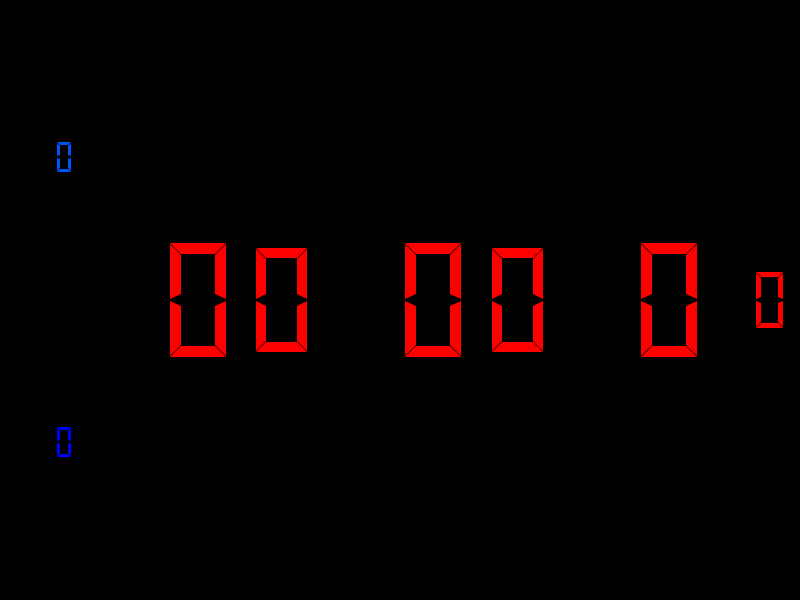
<?xml version="1.0" encoding="UTF-8"?>
<ui version="4.0">
 <class>FullSrceenWatch</class>
 <widget class="QMainWindow" name="FullSrceenWatch">
  <property name="geometry">
   <rect>
    <x>0</x>
    <y>0</y>
    <width>800</width>
    <height>600</height>
   </rect>
  </property>
  <property name="focusPolicy">
   <enum>Qt::StrongFocus</enum>
  </property>
  <property name="windowTitle">
   <string>MainWindow</string>
  </property>
  <property name="styleSheet">
   <string notr="true">color: rgb(0, 0, 0);</string>
  </property>
  <widget class="QWidget" name="centralwidget">
   <property name="focusPolicy">
    <enum>Qt::NoFocus</enum>
   </property>
   <property name="styleSheet">
    <string notr="true">background-color: rgb(0, 0, 0);</string>
   </property>
   <layout class="QHBoxLayout" name="horizontalLayout" stretch="1,2,1,2,1,2,1">
    <item>
     <widget class="QWidget" name="dayYearWidget" native="true">
      <property name="styleSheet">
       <string notr="true">color: rgb(0, 85, 255);</string>
      </property>
      <layout class="QVBoxLayout" name="verticalLayout">
       <item>
        <widget class="QLCDNumber" name="yearLcd">
         <property name="autoFillBackground">
          <bool>false</bool>
         </property>
         <property name="styleSheet">
          <string notr="true">color: rgb(0, 85, 255)</string>
         </property>
         <property name="frameShadow">
          <enum>QFrame::Raised</enum>
         </property>
         <property name="digitCount">
          <number>3</number>
         </property>
         <property name="segmentStyle">
          <enum>QLCDNumber::Flat</enum>
         </property>
        </widget>
       </item>
       <item>
        <widget class="QLCDNumber" name="dayLcd">
         <property name="autoFillBackground">
          <bool>false</bool>
         </property>
         <property name="styleSheet">
          <string notr="true">color: rgb(0, 0, 255);</string>
         </property>
         <property name="digitCount">
          <number>3</number>
         </property>
         <property name="segmentStyle">
          <enum>QLCDNumber::Flat</enum>
         </property>
        </widget>
       </item>
      </layout>
     </widget>
    </item>
    <item>
     <widget class="QLCDNumber" name="hourLcd">
      <property name="minimumSize">
       <size>
        <width>21</width>
        <height>161</height>
       </size>
      </property>
      <property name="contextMenuPolicy">
       <enum>Qt::NoContextMenu</enum>
      </property>
      <property name="styleSheet">
       <string notr="true">color: rgb(255, 0, 0);
font: 36pt &quot;04b_21&quot;;
</string>
      </property>
      <property name="frameShape">
       <enum>QFrame::NoFrame</enum>
      </property>
      <property name="frameShadow">
       <enum>QFrame::Sunken</enum>
      </property>
      <property name="lineWidth">
       <number>6</number>
      </property>
      <property name="digitCount">
       <number>2</number>
      </property>
      <property name="segmentStyle">
       <enum>QLCDNumber::Flat</enum>
      </property>
     </widget>
    </item>
    <item>
     <widget class="QLCDNumber" name="colonLcd1">
      <property name="minimumSize">
       <size>
        <width>21</width>
        <height>161</height>
       </size>
      </property>
      <property name="font">
       <font>
        <weight>75</weight>
        <italic>true</italic>
        <bold>true</bold>
        <underline>false</underline>
        <kerning>true</kerning>
       </font>
      </property>
      <property name="contextMenuPolicy">
       <enum>Qt::NoContextMenu</enum>
      </property>
      <property name="styleSheet">
       <string notr="true">color: rgb(255, 0, 0);</string>
      </property>
      <property name="frameShape">
       <enum>QFrame::NoFrame</enum>
      </property>
      <property name="frameShadow">
       <enum>QFrame::Sunken</enum>
      </property>
      <property name="lineWidth">
       <number>6</number>
      </property>
      <property name="digitCount">
       <number>1</number>
      </property>
      <property name="segmentStyle">
       <enum>QLCDNumber::Flat</enum>
      </property>
     </widget>
    </item>
    <item>
     <widget class="QLCDNumber" name="minLcd">
      <property name="minimumSize">
       <size>
        <width>21</width>
        <height>161</height>
       </size>
      </property>
      <property name="contextMenuPolicy">
       <enum>Qt::NoContextMenu</enum>
      </property>
      <property name="styleSheet">
       <string notr="true">color: rgb(255, 0, 0);
font: 36pt &quot;04b_21&quot;;
</string>
      </property>
      <property name="frameShape">
       <enum>QFrame::NoFrame</enum>
      </property>
      <property name="frameShadow">
       <enum>QFrame::Sunken</enum>
      </property>
      <property name="lineWidth">
       <number>6</number>
      </property>
      <property name="digitCount">
       <number>2</number>
      </property>
      <property name="segmentStyle">
       <enum>QLCDNumber::Flat</enum>
      </property>
     </widget>
    </item>
    <item>
     <widget class="QLCDNumber" name="colonLcd2">
      <property name="minimumSize">
       <size>
        <width>21</width>
        <height>161</height>
       </size>
      </property>
      <property name="font">
       <font>
        <weight>75</weight>
        <italic>true</italic>
        <bold>true</bold>
        <underline>false</underline>
        <kerning>true</kerning>
       </font>
      </property>
      <property name="contextMenuPolicy">
       <enum>Qt::NoContextMenu</enum>
      </property>
      <property name="styleSheet">
       <string notr="true">color: rgb(255, 0, 0);</string>
      </property>
      <property name="frameShape">
       <enum>QFrame::NoFrame</enum>
      </property>
      <property name="frameShadow">
       <enum>QFrame::Sunken</enum>
      </property>
      <property name="lineWidth">
       <number>6</number>
      </property>
      <property name="digitCount">
       <number>1</number>
      </property>
      <property name="segmentStyle">
       <enum>QLCDNumber::Flat</enum>
      </property>
     </widget>
    </item>
    <item>
     <widget class="QLCDNumber" name="secLcd">
      <property name="minimumSize">
       <size>
        <width>21</width>
        <height>161</height>
       </size>
      </property>
      <property name="contextMenuPolicy">
       <enum>Qt::NoContextMenu</enum>
      </property>
      <property name="styleSheet">
       <string notr="true">color: rgb(255, 0, 0);</string>
      </property>
      <property name="frameShape">
       <enum>QFrame::NoFrame</enum>
      </property>
      <property name="frameShadow">
       <enum>QFrame::Sunken</enum>
      </property>
      <property name="lineWidth">
       <number>6</number>
      </property>
      <property name="digitCount">
       <number>2</number>
      </property>
      <property name="segmentStyle">
       <enum>QLCDNumber::Flat</enum>
      </property>
     </widget>
    </item>
    <item>
     <widget class="QLCDNumber" name="msecLcd">
      <property name="minimumSize">
       <size>
        <width>21</width>
        <height>161</height>
       </size>
      </property>
      <property name="contextMenuPolicy">
       <enum>Qt::NoContextMenu</enum>
      </property>
      <property name="styleSheet">
       <string notr="true">color: rgb(255, 0, 0);</string>
      </property>
      <property name="frameShape">
       <enum>QFrame::NoFrame</enum>
      </property>
      <property name="frameShadow">
       <enum>QFrame::Sunken</enum>
      </property>
      <property name="lineWidth">
       <number>6</number>
      </property>
      <property name="digitCount">
       <number>2</number>
      </property>
      <property name="segmentStyle">
       <enum>QLCDNumber::Flat</enum>
      </property>
     </widget>
    </item>
   </layout>
  </widget>
 </widget>
 <resources/>
 <connections/>
</ui>
